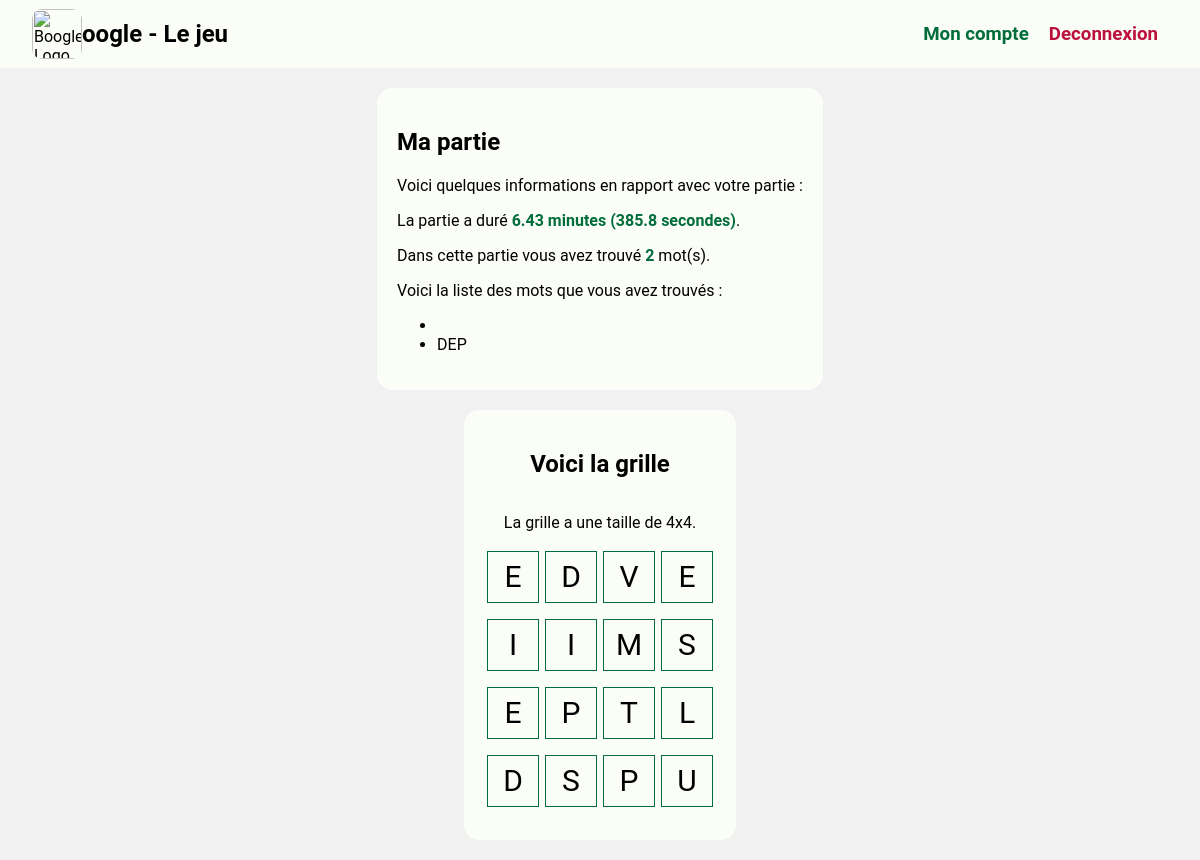
Screenshot of /partie.php?idPartie=c4b418e7675a8e0ef9ab64d46e73ec6f (signed in) with the database file from the repository.
### tables this page shows
CREATE TABLE `proposemots` (
  `idUser` varchar(50) NOT NULL,
  `idPartie` varchar(50) NOT NULL,
  `MotsPropose` varchar(50) NOT NULL,
  `ScoreMots` varchar(50) DEFAULT NULL
);

CREATE TABLE `jouer` (
  `idUser` int(11) NOT NULL,
  `idPartie` varchar(50) NOT NULL
);

CREATE TABLE `partie` (
  `idPartie` varchar(50) NOT NULL,
  `NbMotsTrouves` varchar(50) DEFAULT NULL,
  `idVainqueur` varchar(50) DEFAULT NULL,
  `dimensionsGrille` varchar(10) NOT NULL,
  `Grille` longtext DEFAULT NULL CHECK (json_valid(`Grille`)),
  `NomDicoUtilise` varchar(50) DEFAULT NULL,
  `DateDebutPartie` datetime DEFAULT NULL,
  `DateFinPartie` datetime DEFAULT NULL,
  `idChat` varchar(50) DEFAULT NULL
);

### public/controller/Joueur.php (called while the page is built, shortened)
<?php
class Joueur
{
    public function __construct($idUser)
    {
        $this->idUser = $idUser;
        global $conn;
        $sql = "SELECT * FROM utilisateur WHERE idUser = :idUser";
        $stmt = $conn->prepare($sql);
        $stmt->execute(["idUser" => $this->idUser]);
        $result = $stmt->fetch();
    }
    public function getStatPartie($id_partie, $userId)
    {
        global $conn;
        $sql = "SELECT * FROM partie p, jouer j WHERE p.idPartie = j.idPartie AND j.idUser = ? AND p.idPartie = ?";
        $stmt = $conn->prepare($sql);
        $stmt->bindParam(1, $userId);
        $stmt->bindParam(2, $id_partie);
        try {
            $stmt->execute();
        } catch (PDOException $e) {
            echo $e->getMessage();
        }
        $result = $stmt->fetch();
        return $result;
    }
    public function getListMotsTrouves($id_partie, $idUser)
    {
        global $conn;
        $sql = "SELECT * FROM proposemots WHERE idPartie = ? AND idUser = ?";
        $stmt = $conn->prepare($sql);
        $stmt->bindParam(1, $id_partie);
        $stmt->bindParam(2, $idUser);
        try {
            $stmt->execute();
        } catch (PDOException $e) {
            echo $e->getMessage();
        }
        $result = $stmt->fetchAll();
        return $result;
    }
}

### public/partie.php (the view, shortened to what this page needs)
<?php
require_once("config/config.php");
require_once("controller/Joueur.php");
$joueur = new Joueur($_SESSION["idUser"]);
?>
<!DOCTYPE html>
<html lang="fr">
<head>
    <link rel="stylesheet" href="assets/styles/main.css">
</head>
<body>
    <?php require_once("include/nav_bar.html");
    $partie = $joueur->getStatPartie($_GET["idPartie"], $_SESSION["idUser"]);
    $motsTrouves = $joueur->getListMotsTrouves($_GET["idPartie"], $_SESSION["idUser"]);
    $nbMotsTrouves = count($motsTrouves);
    $dureePartie = date("U", strtotime($partie["DateFinPartie"])) - date("U", strtotime($partie["DateDebutPartie"]));
    $dureePartie = $dureePartie / 60;
    $dureePartie = round($dureePartie, 2);
    $dureePartie = $dureePartie . " minutes (" . $dureePartie * 60 . " secondes)";
    $grille = json_decode($partie["Grille"]);
    $nbCols = explode("x", $partie["dimensionsGrille"])[0];
    $nbRows = explode("x", $partie["dimensionsGrille"])[1];
    ?>
    <main class="flex-column">
        <section>
            <h1>Ma partie</h1>
            <p>Voici quelques informations en rapport avec votre partie :</p>
            <p>La partie a duré <span class="stat"><?php echo $dureePartie; ?></span>.</p>
            <p>Dans cette partie vous avez trouvé <span class="stat"><?php echo $nbMotsTrouves; ?></span> mot(s).</p>
            <p> Voici la liste des mots que vous avez trouvés : </p>
            <ul>
                <?php
                foreach ($motsTrouves as $mot) {
                    echo "<li>" . $mot["MotsPropose"] . "</li>";
                }
                ?>
        </section>
        <section id="grille-section" class="flex-column">
            <div id="grille" class= "flex-column">
                <?php
                echo "<h1>Voici la grille</h1>";
                echo "<p>La grille a une taille de " . $partie["dimensionsGrille"] . ".</p>";
                for ($row = 0; $row < $nbCols; $row++) {
                    echo "<div class='ligne'>";
                    for ($col = 0; $col < $nbRows; $col++) {
                        echo "<div class='case'>" . $grille[$row][$col] . "</div>";
                    }
                    echo "</div>";
                }
                ?>
            </div>
        </section>
    </main>
</body>
</html>

### public/assets/styles/main.css (style rules this page uses)
:root { --bg_color: #F1F1F1; --green: #006d3a; --blue: #00456d; --sub_blue: #006d8c; --white_sub: #e6e6e6; --yellow: #ceb307; --red: #bb113b; --white: #fbfdf7; --orange: #be7c00; --gray: #a9a9a9; }
body { background-color: var(--bg_color); font-family: 'Roboto', sans-serif; margin: 0; }
a { text-decoration: none; color: var(--green); }
.flex-column { display: flex; flex-direction: column; align-items: center; }
.flex-row { display: flex; flex-direction: row; align-items: center; }
main { margin-left: 5px; margin-right: 5px; }
nav { display: flex; justify-content: space-between; align-items: center; padding: 0 2rem; background-color: var(--white); margin-bottom: 20px; }
.left { display: flex; align-items: center; }
.right * { margin: 5px; }
.logout { color: var(--red) !important; }
nav img { width: 50px; height: 50px; border-radius: 10px; }
section { background-color: var(--white); width: fit-content; margin: 0 auto; padding: 20px; border-radius: 15px; margin-bottom: 20px; }
.ligne { margin-left: auto; margin-right: auto; margin-bottom: 10px; }
.case { display: inline-block; border: 1px solid var(--green); font-size: 30px; flex-direction: column; align-items: center; margin: 3px; line-height: 50px; width: 50px; height: 50px; text-align: center; }
#grille { user-select: none; }
.stat { color: var(--green); font-weight: bolder; }

### rows the page displays
proposemots: MotsPropose "DEP"
jouer: idPartie.dimensionsGrille "4x4", idPartie.Grille "E", idPartie.Grille "D", idPartie.Grille "V", idPartie.Grille "I", idPartie.Grille "M", idPartie.Grille "S", idPartie.Grille "P", idPartie.Grille "T", idPartie.Grille "L", idPartie.Grille "U"

### other values shown
$dureePartie "6.43 minutes (385.8 secondes)"
$nbMotsTrouves "2"
